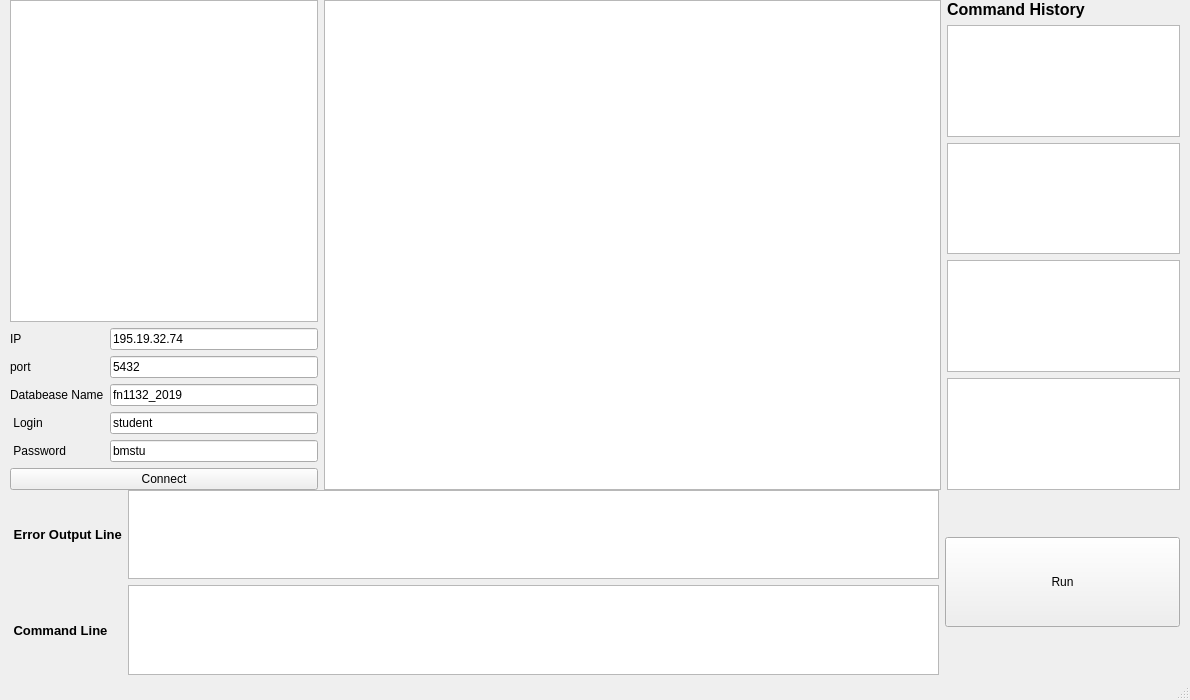
<?xml version="1.0" encoding="UTF-8"?>
<ui version="4.0">
 <class>MainWindow</class>
 <widget class="QMainWindow" name="MainWindow">
  <property name="geometry">
   <rect>
    <x>0</x>
    <y>0</y>
    <width>1190</width>
    <height>700</height>
   </rect>
  </property>
  <property name="sizePolicy">
   <sizepolicy hsizetype="Preferred" vsizetype="Preferred">
    <horstretch>0</horstretch>
    <verstretch>0</verstretch>
   </sizepolicy>
  </property>
  <property name="minimumSize">
   <size>
    <width>1190</width>
    <height>700</height>
   </size>
  </property>
  <property name="maximumSize">
   <size>
    <width>1190</width>
    <height>700</height>
   </size>
  </property>
  <property name="windowTitle">
   <string>MainWindow</string>
  </property>
  <widget class="QWidget" name="centralwidget">
   <widget class="QWidget" name="layoutWidget">
    <property name="geometry">
     <rect>
      <x>10</x>
      <y>0</y>
      <width>1170</width>
      <height>490</height>
     </rect>
    </property>
    <layout class="QHBoxLayout" name="horizontalLayout_4" stretch="4,1">
     <item>
      <layout class="QHBoxLayout" name="horizontalLayout" stretch="1,2">
       <item>
        <layout class="QVBoxLayout" name="verticalLayout_2">
         <item>
          <widget class="QListView" name="list_view"/>
         </item>
         <item>
          <layout class="QVBoxLayout" name="verticalLayout">
           <item>
            <layout class="QFormLayout" name="formLayout">
             <item row="0" column="0">
              <widget class="QLabel" name="label_ip">
               <property name="text">
                <string>IP</string>
               </property>
              </widget>
             </item>
             <item row="0" column="1">
              <widget class="QLineEdit" name="line_ip">
               <property name="text">
                <string>195.19.32.74</string>
               </property>
              </widget>
             </item>
             <item row="1" column="0">
              <widget class="QLabel" name="label_port">
               <property name="text">
                <string>port</string>
               </property>
              </widget>
             </item>
             <item row="1" column="1">
              <widget class="QLineEdit" name="line_port">
               <property name="text">
                <string>5432</string>
               </property>
              </widget>
             </item>
             <item row="2" column="0">
              <widget class="QLabel" name="label_databaseName">
               <property name="text">
                <string>Databease Name</string>
               </property>
              </widget>
             </item>
             <item row="2" column="1">
              <widget class="QLineEdit" name="line_databaseName">
               <property name="text">
                <string>fn1132_2019</string>
               </property>
              </widget>
             </item>
             <item row="3" column="0">
              <widget class="QLabel" name="labe_login">
               <property name="text">
                <string> Login</string>
               </property>
              </widget>
             </item>
             <item row="3" column="1">
              <widget class="QLineEdit" name="line_login">
               <property name="text">
                <string>student</string>
               </property>
              </widget>
             </item>
             <item row="4" column="0">
              <widget class="QLabel" name="label_password">
               <property name="text">
                <string> Password</string>
               </property>
              </widget>
             </item>
             <item row="4" column="1">
              <widget class="QLineEdit" name="line_password">
               <property name="text">
                <string>bmstu</string>
               </property>
              </widget>
             </item>
            </layout>
           </item>
           <item>
            <widget class="QPushButton" name="button_connect">
             <property name="text">
              <string>Connect</string>
             </property>
            </widget>
           </item>
          </layout>
         </item>
        </layout>
       </item>
       <item>
        <widget class="QTableView" name="table_view"/>
       </item>
      </layout>
     </item>
     <item>
      <layout class="QVBoxLayout" name="verticalLayout_4">
       <item>
        <widget class="QLabel" name="label_8">
         <property name="font">
          <font>
           <pointsize>12</pointsize>
           <weight>75</weight>
           <bold>true</bold>
          </font>
         </property>
         <property name="text">
          <string>Command History</string>
         </property>
        </widget>
       </item>
       <item>
        <widget class="QTextBrowser" name="textBrowser_1"/>
       </item>
       <item>
        <widget class="QTextBrowser" name="textBrowser_2"/>
       </item>
       <item>
        <widget class="QTextBrowser" name="textBrowser_3"/>
       </item>
       <item>
        <widget class="QTextBrowser" name="textBrowser_4"/>
       </item>
      </layout>
     </item>
    </layout>
   </widget>
   <widget class="QWidget" name="layoutWidget">
    <property name="geometry">
     <rect>
      <x>10</x>
      <y>490</y>
      <width>1170</width>
      <height>185</height>
     </rect>
    </property>
    <layout class="QHBoxLayout" name="horizontalLayout_5" stretch="150,38">
     <item>
      <layout class="QVBoxLayout" name="verticalLayout_3">
       <item>
        <layout class="QHBoxLayout" name="horizontalLayout_3">
         <item>
          <widget class="QLabel" name="label_6">
           <property name="font">
            <font>
             <pointsize>10</pointsize>
             <weight>75</weight>
             <bold>true</bold>
            </font>
           </property>
           <property name="text">
            <string> Error Output Line</string>
           </property>
          </widget>
         </item>
         <item>
          <widget class="QTextBrowser" name="text_error"/>
         </item>
        </layout>
       </item>
       <item>
        <layout class="QHBoxLayout" name="horizontalLayout_2">
         <item>
          <widget class="QLabel" name="label_7">
           <property name="font">
            <font>
             <pointsize>10</pointsize>
             <weight>75</weight>
             <bold>true</bold>
            </font>
           </property>
           <property name="text">
            <string> Command Line    </string>
           </property>
          </widget>
         </item>
         <item>
          <widget class="QTextEdit" name="textEdit">
           <property name="font">
            <font>
             <pointsize>14</pointsize>
             <weight>75</weight>
             <bold>true</bold>
            </font>
           </property>
          </widget>
         </item>
        </layout>
       </item>
      </layout>
     </item>
     <item>
      <layout class="QVBoxLayout" name="verticalLayout_5">
       <item>
        <widget class="QPushButton" name="button_run">
         <property name="minimumSize">
          <size>
           <width>70</width>
           <height>90</height>
          </size>
         </property>
         <property name="text">
          <string>Run</string>
         </property>
        </widget>
       </item>
      </layout>
     </item>
    </layout>
   </widget>
  </widget>
  <widget class="QMenuBar" name="menubar">
   <property name="geometry">
    <rect>
     <x>0</x>
     <y>0</y>
     <width>1190</width>
     <height>25</height>
    </rect>
   </property>
  </widget>
  <widget class="QStatusBar" name="statusbar"/>
 </widget>
 <resources/>
 <connections/>
</ui>
